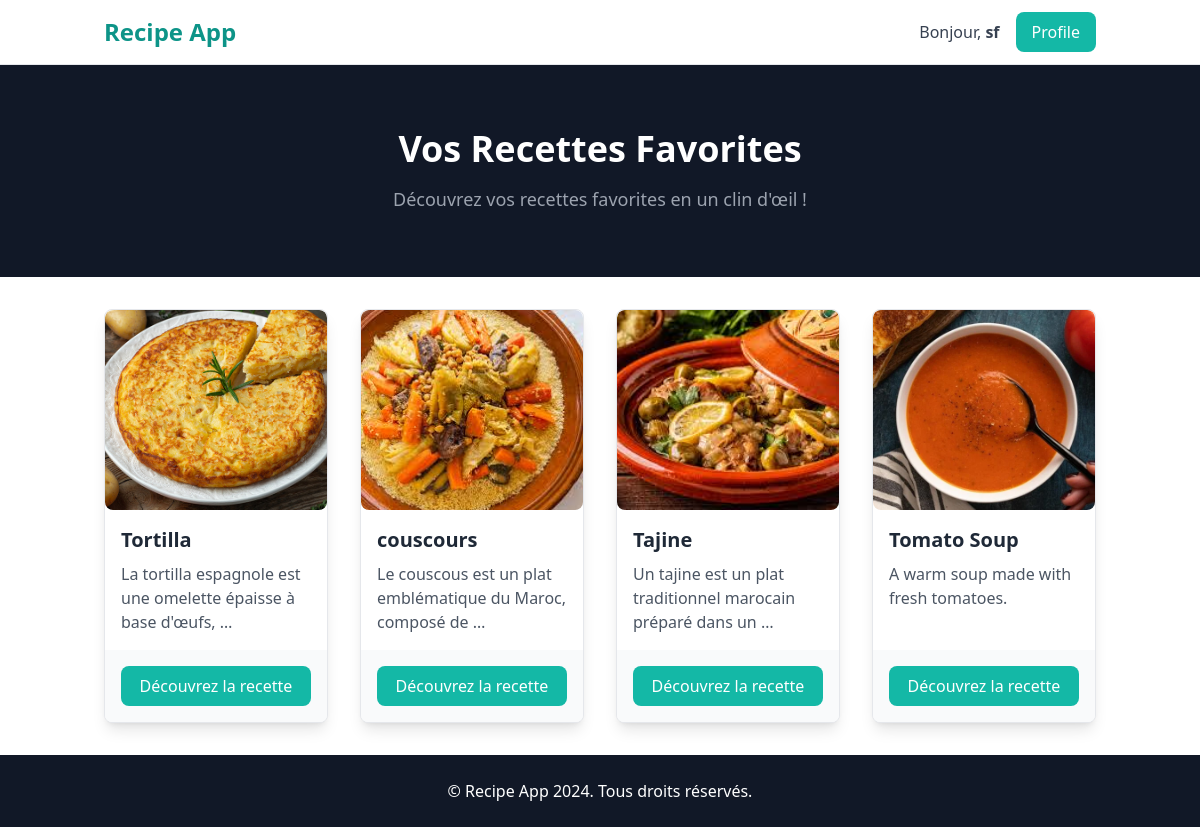
The page /recipes/favoris/ (signed in) on the database as committed earlier.
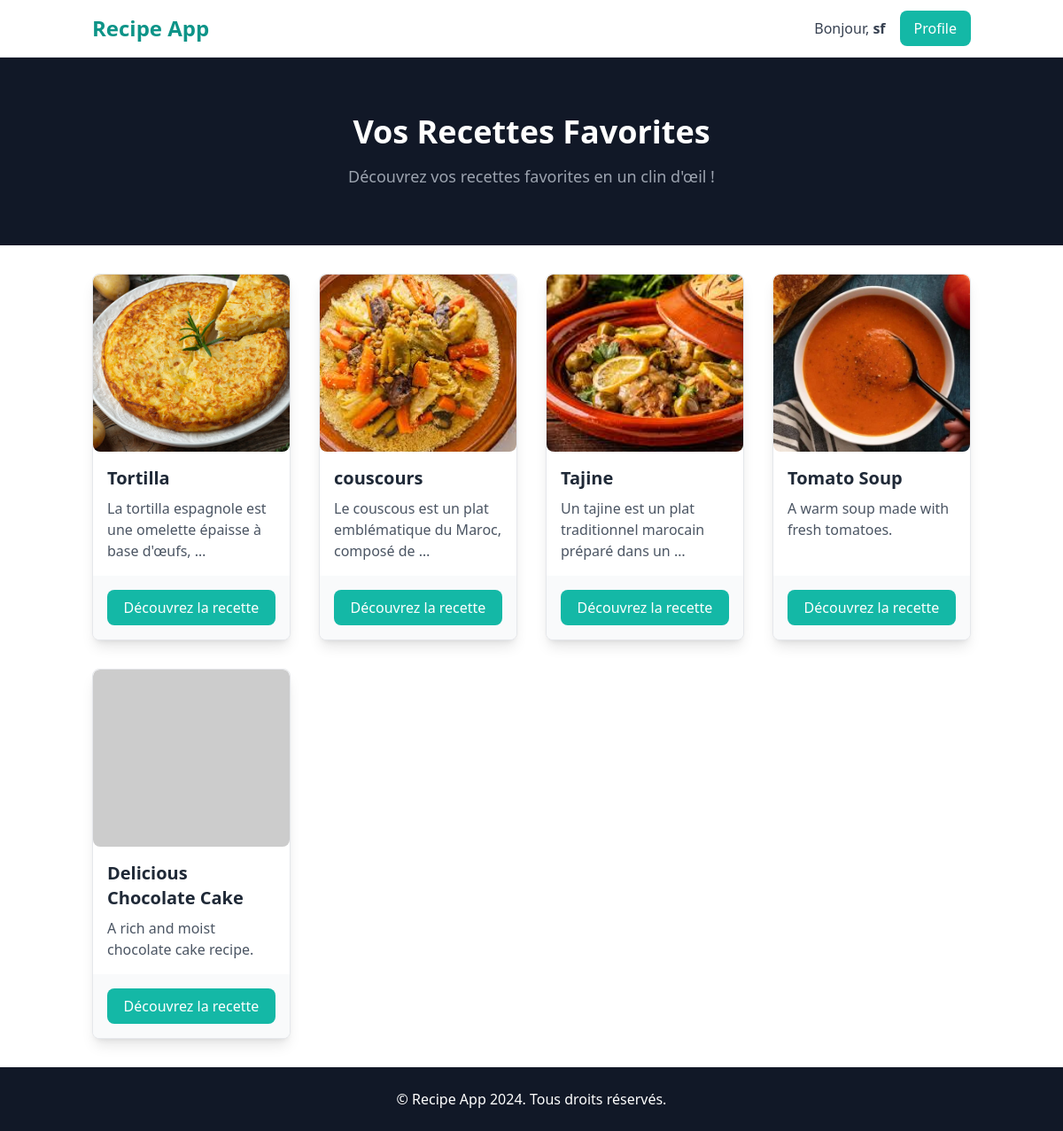
The same page on the database as committed later.
### recipes/models.py (models this page shows, shortened)
class Favorites(models.Model):
    user = models.ForeignKey(User, on_delete=models.CASCADE)  # Utilisateur qui a ajouté cette recette aux favoris
    recette = models.ForeignKey(Recipe, on_delete=models.CASCADE)  # Recette ajoutée aux favoris

class Recipe(models.Model):
    title = models.CharField(max_length=200)  # Titre de la recette
    description = models.TextField()  # Description détaillée de la recette
    user = models.ForeignKey(User, on_delete=models.SET_NULL, null=True, blank=True)  # Utilisateur ayant créé la recette
    image = models.ImageField(upload_to='recipes_photos/', default="https://dummyimage.com/450x300/dee2e6/6c757d.jpg")  # Image de la recette

### recipes/views.py (the view)
# urls.py: path('favoris/',recipes.views.afficher_favoris, name="recettes_favorites"),
@login_required
def afficher_favoris(request):
    favoris = Favorites.objects.filter(user=request.user)
    return render(request, 'recipes/favorites.html', {"favoris": favoris})

### recipes/templates/recipes/favorites.html (shortened to what this page needs)
<!DOCTYPE html>
<html lang="en">
<head>
    <script src="https://cdn.tailwindcss.com"></script>
</head>
<body class="font-sans antialiased flex flex-col min-h-screen">
    <nav class="bg-white border-b border-gray-200">
        <div class="container mx-auto px-4 py-3 flex justify-between items-center">
            <div class="flex items-center space-x-4">
                <a href="{% url 'recipes' %}" class="text-2xl font-semibold text-teal-600">Recipe App</a>
            </div>
            <div class="flex items-center space-x-4">
                {% if user.is_authenticated %}
                <p class="text-gray-700">Bonjour, <span class="font-bold">{{ user.username }}</span></p>
                <a href="{% url 'profile' %}"
                    class="bg-teal-500 text-white hover:bg-teal-600 px-4 py-2 rounded-lg">Profile</a>
                {% else %}
                <a href="{% url 'login' %}" class="bg-gray-800 text-white hover:bg-gray-900 px-4 py-2 rounded-lg">Se
                    connecter</a>
                <a href="{% url 'signup' %}"
                    class="bg-teal-500 text-white hover:bg-teal-600 px-4 py-2 rounded-lg">S'inscrire</a>
                {% endif %}
            </div>
        </div>
    </nav>
    <header class="bg-gray-900 py-16">
        <div class="container mx-auto text-center text-white">
            <h1 class="text-4xl font-bold">Vos Recettes Favorites</h1>
            <p class="text-lg mt-4 text-gray-400">Découvrez vos recettes favorites en un clin d'œil !</p>
        </div>
    </header>
    <section class="py-8 flex-grow">
        <div class="container mx-auto px-4">
            <div class="grid grid-cols-1 md:grid-cols-2 lg:grid-cols-4 gap-8">
                {% for fav in favoris %}
                <div
                    class="bg-white border border-gray-200 rounded-lg shadow-lg overflow-hidden hover:scale-105 transform transition flex flex-col">
                    <img src="../../../recipes_photos/{{fav.recette.image }}"
                        class="w-full h-[200px] object-cover rounded-lg"
                        onerror="this.onerror=null; this.src='https://dummyimage.com/450x300/dee2e6/6c757d.jpg';">
                    <div class="p-4 flex-grow">
                        <h2 class="text-xl font-semibold text-gray-800">{{ fav.recette.title }}</h2>
                        <p class="text-gray-600 mt-2">{{ fav.recette.description|truncatewords:10 }}</p>
                    </div>
                    <div class="p-4 bg-gray-50 mt-auto">
                        <a href="{% url 'recette_info' fav.recette.id%}"
                            class="bg-teal-500 text-white hover:bg-teal-600 px-4 py-2 block text-center rounded-lg">Découvrez
                            la recette</a>
                    </div>
                </div>
                {% empty %}
                <p class="text-center text-gray-700">Aucune recette favorite trouvée.</p>
                {% endfor %}
            </div>
        </div>
    </section>
    <footer class="bg-gray-900 py-6 mt-auto">
        <div class="container mx-auto text-center text-white">
            <p>&copy; Recipe App 2024. Tous droits réservés.</p>
        </div>
    </footer>
</body>
</html>

Rows that differ between the two databases and show on the page:
added Favorites: recette "Delicious Chocolate Cake", recette.description "A rich and moist chocolate cake recipe."
